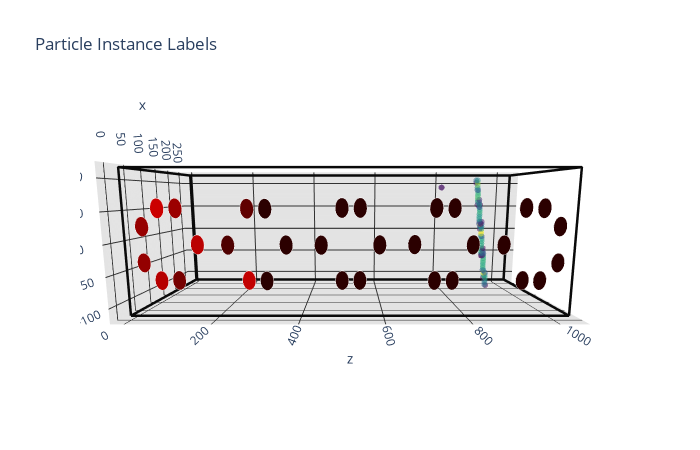

Notebook source saved alongside this figure:
### Code cell
#batch = next(loader_iter)
print(batch.keys())
print('Event: ',batch['event'])
print('Batch: ',batch['matchindex'])

use_opdet_index=False
use_v4_geom=False

flashpe = batch['flashpe'].squeeze()
print("Flash PE sum: ",flashpe.sum())

coord = batch['coord'][:,1:]
feat  = batch['feat']
featz = feat[:,2]
print("coord shape: ",coord.shape)
print("coord min and max: ",coord[:,0].min()," ",coord[:,0].max())
#print(feat)

# convert to positions
voxel_size_cm = 5.0
pos = coord*voxel_size_cm
pos[:,1] -= 120.0

print(pos[:,0].min()," ",pos[:,0].max())
print(pos[:,1].min()," ",pos[:,1].max())
print(pos[:,2].min()," ",pos[:,2].max())

opdet_traces = make_opdet_plot( flashpe, use_opdet_index=use_opdet_index, use_v4_geom=use_v4_geom )
detlines = detdata.getlines(color=(10,10,10))
plot_traces = detlines + opdet_traces

# PLOT CHARGE

plot_q = {
    "type":"scatter3d",
    "x": pos[:,0],
    "y": pos[:,1],
    "z": pos[:,2],
    "mode":"markers",
    "name":"Charge",
    "marker":{"color":featz,"size":2,"opacity":0.5,'colorscale':'Viridis'},
}
plot_traces += [plot_q]

# LAYOUT
axis_template = {
    "showbackground": True,
    "backgroundcolor": "rgba(100, 100, 100,0.5)",
    "gridcolor": "rgb(50, 50, 50)",
    "zerolinecolor": "rgb(0, 0, 0)",
}


layout = go.Layout(
    title='Particle Instance Labels',
    autosize=False,
    hovermode='closest',
    showlegend=False,
    scene= {
        "xaxis": axis_template,
        "yaxis": axis_template,
        "zaxis": axis_template,
        "aspectratio": {"x": 1, "y": 1, "z": 3},
        "camera": {"eye": {"x": -2, "y": 0.25, "z": 0.0},
                   "center":dict(x=0, y=0, z=0),
                   "up":dict(x=0, y=1, z=0)},
        "annotations": [],
    }
)

fig = go.Figure(data=plot_traces, layout=layout)
fig.show()
